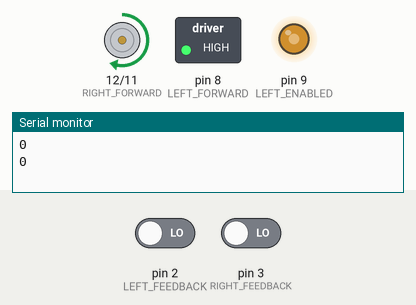
Recording of a sketch running on a simulated Arduino Uno, built with avr-gcc and run on an emulated ATmega328P. On the bench: motor-driver pin pairs drawn as motors (green arrow = first pin HIGH = forward, orange = second pin HIGH = backward, longer = more drive, scaled by the enable pin), switched loads named in the sketch (green lamp = pin HIGH), output pins drawn as LEDs (lit = HIGH), the last lines printed to the serial monitor. Inputs (shaded band) come from the test bench; at power-on: pin 2 (LEFT_FEEDBACK) LOW, pin 3 (RIGHT_FEEDBACK) LOW. Pins used as bus, display or sensor lines are not drawn. At 7.0 s the program stops and its outputs stay as they are.

Above: at 0.1 s.
At 2.7 s:
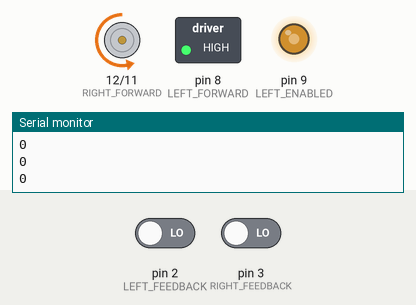
At 7.1 s:
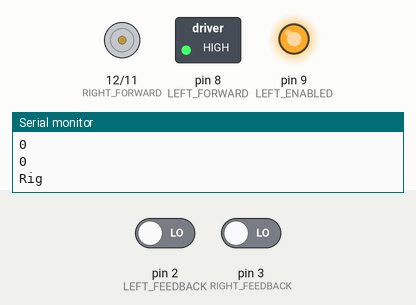
Timing chart, 0 to 8.5 s (numbered marks = the images above):
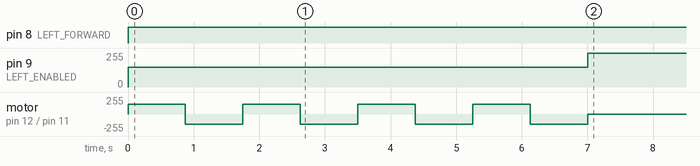

Measured:
- by itself, pin 8 (LEFT_FORWARD): LOW → HIGH at 0.00 s
- by itself, pin 9 (LEFT_ENABLED): 0/255 → 150/255 at 0.00 s, → 255/255 7.0 s later
- by itself, motor on pin 12 (RIGHT_FORWARD) / pin 11 (RIGHT_REVERSE): repeats every 1.8 s: backward 150/255 0.88 s, forward 150/255 0.88 s

The sketch:

Story_7.ino.ino
```cpp
const int LEFT_FORWARD = 8;
const int RIGHT_FORWARD = 12;
const int LEFT_REVERSE = 7;
const int RIGHT_REVERSE = 11 ;
const int LEFT_ENABLED = 9;
const int RIGHT_ENABLED = 10;
const int LEFT_FEEDBACK = 2;
const int RIGHT_FEEDBACK = 3;

int start_time = 0;
int current_time = 0;

volatile int leftcounter = 0;
volatile int rightcounter = 0;

void Left_Motor_Forward()
{
  digitalWrite(LEFT_FORWARD, HIGH);
  analogWrite(LEFT_ENABLED, 150);
  digitalWrite(LEFT_REVERSE, LOW);
}

void Left_Motor_Reverse()
{
  analogWrite(LEFT_ENABLED, 150);
  digitalWrite(LEFT_REVERSE, HIGH);
  digitalWrite(LEFT_FORWARD, LOW);
}

void Left_Motor_Full_Stop()
{
  digitalWrite(LEFT_ENABLED, HIGH);
  digitalWrite(LEFT_REVERSE, HIGH);
  digitalWrite(LEFT_FORWARD, HIGH);
}

void Right_Motor_Forward()
{
  digitalWrite(RIGHT_FORWARD, HIGH);
  analogWrite(RIGHT_ENABLED, 150);
  digitalWrite(RIGHT_REVERSE, LOW);
}

void Right_Motor_Reverse()
{
  analogWrite(RIGHT_ENABLED, 150);
  digitalWrite(RIGHT_REVERSE, HIGH);
  digitalWrite(RIGHT_FORWARD, LOW);
}

void Right_Motor_Full_Stop()
{
  digitalWrite(RIGHT_ENABLED, HIGH);
  digitalWrite(RIGHT_REVERSE, HIGH);
  digitalWrite(RIGHT_FORWARD, HIGH);
}

void Both_Motors_Full_Stop()
{
  Left_Motor_Full_Stop();
  Right_Motor_Full_Stop();
}

void Both_Motors_Forward()
{
  Left_Motor_Forward();
  Right_Motor_Forward();
}

void Both_Motors_Reverse()
{
  Left_Motor_Reverse();
  Right_Motor_Reverse();
}

void Right_Turn()
{
  Left_Motor_Forward();
  Right_Motor_Reverse();
  Serial.println(leftcounter);
  Serial.println(rightcounter);
  delay(875);
  if (leftcounter >= 37 || rightcounter >= 37);
  {
    Serial.println("Right turn");
    Left_Motor_Full_Stop();
    Right_Motor_Full_Stop();
  }
}

void Straight_Line()
{
  Left_Motor_Forward();
  Right_Motor_Forward();
  Serial.println(leftcounter);
  Serial.println(rightcounter);
  delay(875);
  if (leftcounter >= 150 || rightcounter >= 150)
  {
    Serial.println("Straight Line");
    Left_Motor_Full_Stop();
    Right_Motor_Full_Stop();
  }
}

void LeftMotorISR()
{
  // counts the pulses
  leftcounter++;
  //Mainloop();
}

void RightMotorISR()
{
  // counts the pulses
  rightcounter++;
  //Mainloop();
}

void left_slow()
{
  analogWrite(LEFT_ENABLED, 0);
  digitalWrite(LEFT_REVERSE, LOW);
  digitalWrite(LEFT_FORWARD, HIGH);
}

void right_slow()
{
  analogWrite(RIGHT_ENABLED, 0);
  digitalWrite(RIGHT_REVERSE, LOW);
  digitalWrite(RIGHT_FORWARD, HIGH);
}

void timer()
{
  int current_time = millis();

  if (leftcounter >= 111926 || rightcounter >= 111926)

  {
    Both_Motors_Full_Stop();
    Serial.println("end");
    delay (500);
    exit(0);
  }
}


void setup()
{
  attachInterrupt(digitalPinToInterrupt(LEFT_FEEDBACK), LeftMotorISR, RISING);
  attachInterrupt(digitalPinToInterrupt(RIGHT_FEEDBACK), RightMotorISR, RISING);

  pinMode(LEFT_FORWARD, OUTPUT);
  pinMode(RIGHT_FORWARD, OUTPUT);
  pinMode(LEFT_REVERSE, OUTPUT);
  pinMode(RIGHT_REVERSE, OUTPUT);
  pinMode(LEFT_ENABLED, OUTPUT);
  pinMode(RIGHT_ENABLED, OUTPUT);

  Serial.begin(115200);

  start_time = millis();

}

void loop()
{

  for (int i=0; i <= 3; i++)
  {
    Straight_Line();
    leftcounter = 0;
    rightcounter = 0;
    Right_Turn();
    leftcounter = 0;
    rightcounter = 0;
 }
  exit(0);
}
```
